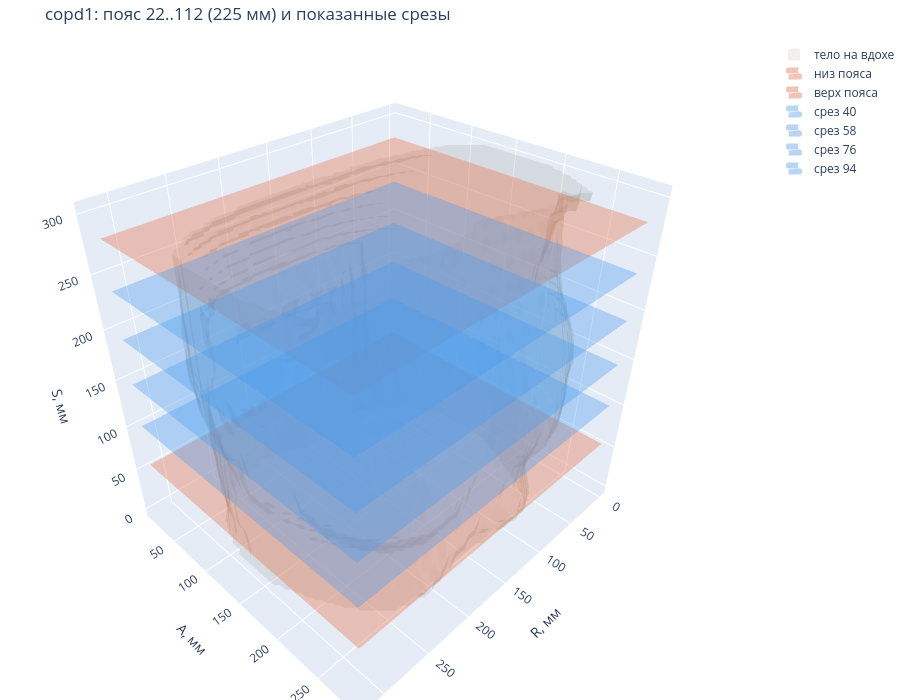

This figure's notebook cell:
### Markdown cell above
## 7. Где именно измеряется

Тело целиком и плоскости, отмечающие взятые срезы. Оранжевые — границы пояса, то есть
крайние срезы, где лёгкое есть **в обеих** фазах; синие — те четыре, что показаны выше
картинками.

Пояс отсчитывается не от края тома, а от лёгкого, и намеренно не включает рёберно-
диафрагмальный синус: там лёгкое к боковой стенке не прилежит, и на выдохе его место
занимает диафрагма с печенью. Измерение в синусе даёт вошедшую печень, а не изменение
стенки.

### Code cell
import plotly.graph_objects as go
import plotly.io as pio
from skimage import measure as skmeasure

# Один "notebook_connected" отдаёт только text/html, а JupyterLab и VS Code не
# исполняют <script> в HTML-выводе, поэтому на месте рисунка остаётся пустота.
# Пара с plotly_mimetype добавляет application/vnd.plotly.v1+json, который они
# рисуют сами. Каждый рисунок дополнительно сохраняется отдельным html: он
# открывается любым браузером и не зависит ни от версии Lab, ни от расширений.
pio.renderers.default = "plotly_mimetype+notebook_connected"
FIGURES = Path("notebooks/figures")
FIGURES.mkdir(exist_ok=True)


def show(figure, name):
    """Показать в ноутбуке и сохранить отдельным интерактивным файлом."""
    path = FIGURES / f"{name}.html"
    figure.write_html(path, include_plotlyjs="cdn", full_html=True)
    print(f"интерактивная копия: {path.as_posix()}")
    figure.show()

STEP_BODY = 6  # вершины сетки уходят в файл текстом, поэтому грубее
body_volume = np.zeros(inhale.shape, dtype=bool)
for index in range(inhale.shape[2]):
    mask = body_mask(inhale[:, :, index], MP)
    if mask is not None:
        body_volume[:, :, index] = mask

small = body_volume[::STEP_BODY, ::STEP_BODY, ::STEP_BODY]
verts, faces, _, _ = skmeasure.marching_cubes(
    small.astype(np.float32), level=0.5,
    spacing=(sx * STEP_BODY, sy * STEP_BODY, sz * STEP_BODY))
# Десятая доля миллиметра — предел осмысленного для взгляда, а полная точность
# float умножает размер файла на несколько раз.
verts = np.round(verts, 1)
print(f"поверхность тела: {len(verts)} вершин, {len(faces)} граней")

figure = go.Figure()
figure.add_trace(go.Mesh3d(
    x=verts[:, 0], y=verts[:, 1], z=verts[:, 2],
    i=faces[:, 0], j=faces[:, 1], k=faces[:, 2],
    color="#B4B2A9", opacity=0.18, name="тело на вдохе",
    showlegend=True, hoverinfo="name"))

span_x = (verts[:, 0].min(), verts[:, 0].max())
span_y = (verts[:, 1].min(), verts[:, 1].max())
for index, colour, label in (
    [(shared[0], "#D85A30", "низ пояса"), (shared[-1], "#D85A30", "верх пояса")]
    + [(int(k), "#378ADD", f"срез {int(k)}") for k in levels]
):
    height = index * sz
    figure.add_trace(go.Surface(
        x=np.array([[span_x[0], span_x[1]], [span_x[0], span_x[1]]]),
        y=np.array([[span_y[0], span_y[0]], [span_y[1], span_y[1]]]),
        z=np.full((2, 2), height),
        showscale=False, opacity=0.35,
        colorscale=[[0, colour], [1, colour]],
        name=label, showlegend=True, hoverinfo="name"))

figure.update_layout(
    title=f"{CASE}: пояс {shared[0]}..{shared[-1]} "
          f"({(shared[-1] - shared[0]) * sz:.0f} мм) и показанные срезы",
    scene=dict(xaxis_title="R, мм", yaxis_title="A, мм", zaxis_title="S, мм",
               aspectmode="data"),
    height=700, margin=dict(l=0, r=0, t=40, b=0))
show(figure, "01_body_and_slices")

### Figure 1 — Plotly figure (JSON) as saved in the notebook; plotly's stock layout.template omitted (floating-point values rounded to 4 significant figures; data arrays with more than 128 entries replaced by an {"elided": "..."} marker saying what was removed)
{"data": [{"color": "#B4B2A9", "hoverinfo": "name", "i": {"elided": "19620 int values"}, "j": {"elided": "19620 int values"}, "k": {"elided": "19620 int values"}, "name": "тело на вдохе", "opacity": 0.18, "showlegend": true, "type": "mesh3d", "x": {"elided": "10088 float values"}, "y": {"elided": "10088 float values"}, "z": {"elided": "10088 float values"}}, {"colorscale": [[0, "#D85A30"], [1, "#D85A30"]], "hoverinfo": "name", "name": "низ пояса", "opacity": 0.35, "showlegend": true, "showscale": false, "type": "surface", "x": [[1.9, 316.9], [1.9, 316.9]], "y": [[13.1, 13.1], [286.9, 286.9]], "z": [[55.0, 55.0], [55.0, 55.0]]}, {"colorscale": [[0, "#D85A30"], [1, "#D85A30"]], "hoverinfo": "name", "name": "верх пояса", "opacity": 0.35, "showlegend": true, "showscale": false, "type": "surface", "x": [[1.9, 316.9], [1.9, 316.9]], "y": [[13.1, 13.1], [286.9, 286.9]], "z": [[280.0, 280.0], [280.0, 280.0]]}, {"colorscale": [[0, "#378ADD"], [1, "#378ADD"]], "hoverinfo": "name", "name": "срез 40", "opacity": 0.35, "showlegend": true, "showscale": false, "type": "surface", "x": [[1.9, 316.9], [1.9, 316.9]], "y": [[13.1, 13.1], [286.9, 286.9]], "z": [[100.0, 100.0], [100.0, 100.0]]}, {"colorscale": [[0, "#378ADD"], [1, "#378ADD"]], "hoverinfo": "name", "name": "срез 58", "opacity": 0.35, "showlegend": true, "showscale": false, "type": "surface", "x": [[1.9, 316.9], [1.9, 316.9]], "y": [[13.1, 13.1], [286.9, 286.9]], "z": [[145.0, 145.0], [145.0, 145.0]]}, {"colorscale": [[0, "#378ADD"], [1, "#378ADD"]], "hoverinfo": "name", "name": "срез 76", "opacity": 0.35, "showlegend": true, "showscale": false, "type": "surface", "x": [[1.9, 316.9], [1.9, 316.9]], "y": [[13.1, 13.1], [286.9, 286.9]], "z": [[190.0, 190.0], [190.0, 190.0]]}, {"colorscale": [[0, "#378ADD"], [1, "#378ADD"]], "hoverinfo": "name", "name": "срез 94", "opacity": 0.35, "showlegend": true, "showscale": false, "type": "surface", "x": [[1.9, 316.9], [1.9, 316.9]], "y": [[13.1, 13.1], [286.9, 286.9]], "z": [[235.0, 235.0], [235.0, 235.0]]}], "layout": {"height": 700, "margin": {"b": 0, "l": 0, "r": 0, "t": 40}, "scene": {"aspectmode": "data", "xaxis": {"title": {"text": "R, мм"}}, "yaxis": {"title": {"text": "A, мм"}}, "zaxis": {"title": {"text": "S, мм"}}}, "title": {"text": "copd1: пояс 22..112 (225 мм) и показанные срезы"}}}
